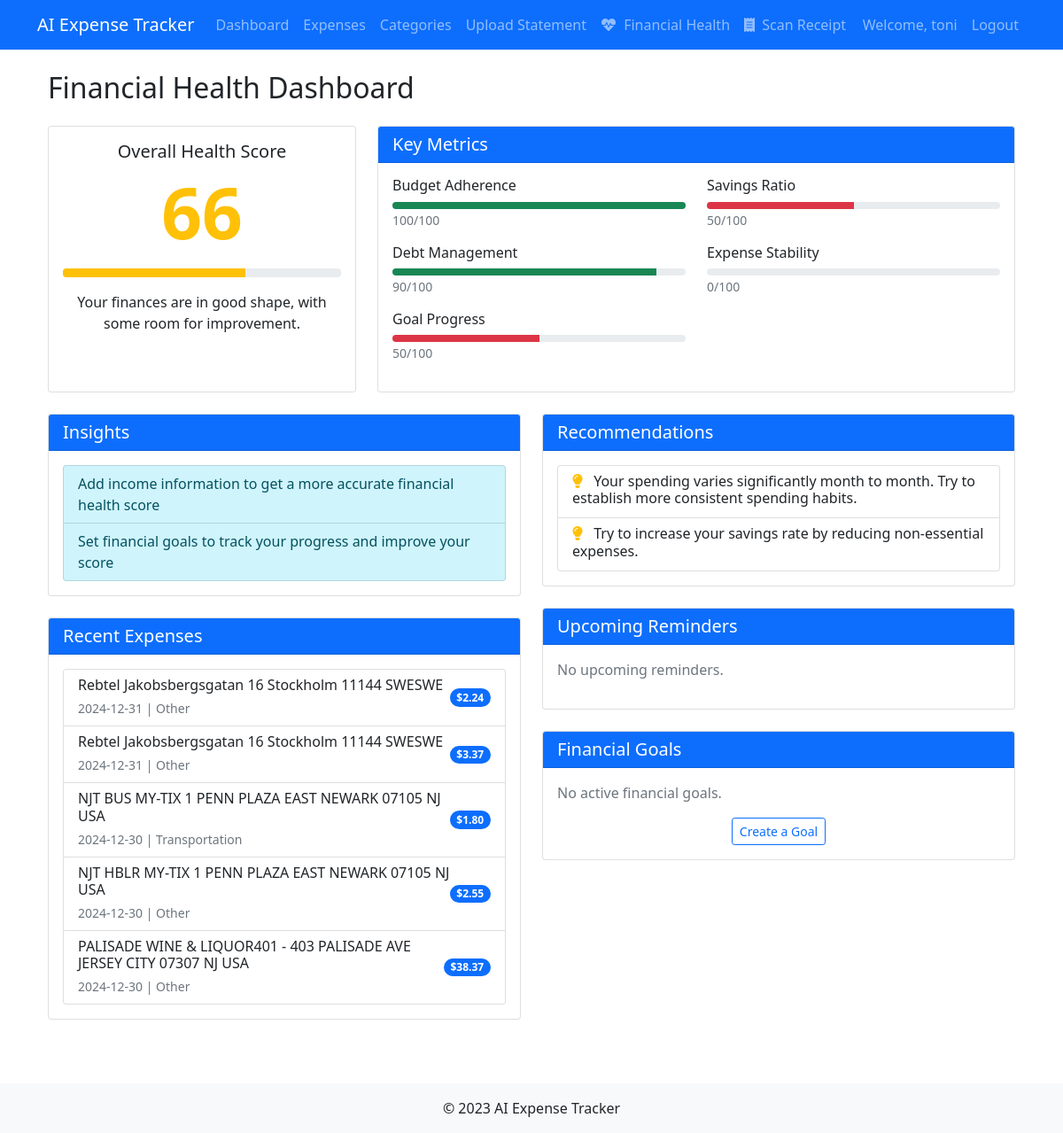
The page /expense/financial-health (signed in) on the database its author committed.
### app/models.py (models this page shows, shortened)
class User(db.Model, UserMixin):
    __tablename__ = 'users'  # Explicitly set table name
    id = db.Column(db.Integer, primary_key=True)
    username = db.Column(db.String(80), unique=True, nullable=False)
    email = db.Column(db.String(120), unique=True, nullable=False)
    password_hash = db.Column(db.String(128))
    expenses = db.relationship('Expense', backref='user', lazy=True)
    categories = db.relationship('Category', backref='user', lazy=True)

class Expense(db.Model):
    __tablename__ = 'expenses'  # Explicitly set table name
    id = db.Column(db.Integer, primary_key=True)
    amount = db.Column(db.Float, nullable=False)
    description = db.Column(db.String(200), nullable=False)
    date = db.Column(db.DateTime, nullable=False, default=datetime.utcnow)
    category_id = db.Column(db.Integer, db.ForeignKey('categories.id'), nullable=True)
    user_id = db.Column(db.Integer, db.ForeignKey('users.id'), nullable=False)
    source = db.Column(db.String(50), default='manual')
    category = db.relationship('Category', foreign_keys=[category_id])

class Category(db.Model):
    __tablename__ = 'categories'  # Explicitly set table name
    id = db.Column(db.Integer, primary_key=True)
    name = db.Column(db.String(50), nullable=False)
    budget = db.Column(db.Float, default=0.0)
    user_id = db.Column(db.Integer, db.ForeignKey('users.id'), nullable=False)
    expenses = db.relationship('Expense', lazy=True, cascade="all, delete-orphan")

### app/routes.py (the view)
@expense_bp.route('/financial-health')
@login_required
def financial_health():
    expenses = Expense.query.filter_by(user_id=current_user.id).all()
    categories = Category.query.filter_by(user_id=current_user.id).all()
    goals = FinancialGoal.query.filter_by(user_id=current_user.id).all()
    reminders = Reminder.query.filter_by(user_id=current_user.id).all()
    health = calculate_financial_health(expenses, categories, goals, reminders)
    recent_expenses = Expense.query.filter_by(user_id=current_user.id).order_by(Expense.date.desc()).limit(5).all()
    upcoming_reminders = Reminder.query.filter_by(user_id=current_user.id, is_completed=False).order_by(Reminder.due_date).limit(5).all()
    active_goals = FinancialGoal.query.filter_by(user_id=current_user.id, is_completed=False).all()
    return render_template(
        'expenses/financial_health.html',
        health=health,
        recent_expenses=recent_expenses,
        upcoming_reminders=upcoming_reminders,
        active_goals=active_goals,
        title="Financial Health Dashboard"
    )

### app/models.py (called while the page is built)
@login_manager.user_loader
def load_user(user_id):
    return User.query.get(int(user_id))

### app/templates/expenses/financial_health.html
{% extends "base.html" %}
{% block content %}
<div class="container">
    <h2 class="mb-4">Financial Health Dashboard</h2>
    <div class="row mb-4">
        <div class="col-md-4">
            <div class="card h-100">
                <div class="card-body text-center">
                    <h5 class="card-title">Overall Health Score</h5>
                    <div class="display-1 mb-3 fw-bold text-{{ 'success' if health.score >= 80 else 'warning' if health.score >= 60 else 'danger' }}">
                        {{ health.score|round|int }}
                    </div>
                    <div class="progress mb-3" style="height: 10px;">
                        <div class="progress-bar bg-{{ 'success' if health.score >= 80 else 'warning' if health.score >= 60 else 'danger' }}"
                             role="progressbar"
                             style="width: {{ health.score }}%;"
                             aria-valuenow="{{ health.score }}"
                             aria-valuemin="0"
                             aria-valuemax="100"></div>
                    </div>
                    <p class="card-text">
                        {% if health.score >= 80 %}
                            Your finances are in excellent shape!
                        {% elif health.score >= 60 %}
                            Your finances are in good shape, with some room for improvement.
                        {% else %}
                            Your finances need attention. Review the recommendations below.
                        {% endif %}
                    </p>
                </div>
            </div>
        </div>
        <div class="col-md-8">
            <div class="card h-100">
                <div class="card-header bg-primary text-white">
                    <h5 class="mb-0">Key Metrics</h5>
                </div>
                <div class="card-body">
                    <div class="row">
                        {% for metric_name, score in health.metrics.items() %}
                        <div class="col-md-6 mb-3">
                            <h6>{{ metric_name|replace('_', ' ')|title }}</h6>
                            <div class="progress" style="height: 8px;">
                                <div class="progress-bar bg-{{ 'success' if score >= 80 else 'warning' if score >= 60 else 'danger' }}"
                                     role="progressbar"
                                     style="width: {{ score }}%;"
                                     aria-valuenow="{{ score }}"
                                     aria-valuemin="0"
                                     aria-valuemax="100"></div>
                            </div>
                            <small class="text-muted">{{ score|round|int }}/100</small>
                        </div>
                        {% endfor %}
                    </div>
                </div>
            </div>
        </div>
    </div>
    <div class="row">
        <div class="col-md-6">
            <div class="card mb-4">
                <div class="card-header bg-primary text-white">
                    <h5 class="mb-0">Insights</h5>
                </div>
                <div class="card-body">
                    {% if health.insights %}
                        <div class="list-group">
                            {% for insight in health.insights %}
                                <div class="list-group-item list-group-item-{{ insight.type }}">
                                    {{ insight.message }}
                                </div>
                            {% endfor %}
                        </div>
                    {% else %}
                        <p class="text-muted">No specific insights available at this time.</p>
                    {% endif %}
                </div>
            </div>
            <div class="card mb-4">
                <div class="card-header bg-primary text-white">
                    <h5 class="mb-0">Recent Expenses</h5>
                </div>
                <div class="card-body">
                    {% if recent_expenses %}
                        <div class="list-group">
                            {% for expense in recent_expenses %}
                                <div class="list-group-item list-group-item-action d-flex justify-content-between align-items-center">
                                    <div>
                                        <h6 class="mb-1">{{ expense.description }}</h6>
                                        <small class="text-muted">{{ expense.date.strftime('%Y-%m-%d') }} | {{ expense.category.name if expense.category else "Uncategorized" }}</small>
                                    </div>
                                    <span class="badge bg-primary rounded-pill">${{ "%.2f"|format(expense.amount) }}</span>
                                </div>
                            {% endfor %}
                        </div>
                    {% else %}
                        <p class="text-muted">No recent expenses to display.</p>
                    {% endif %}
                </div>
            </div>
        </div>
        <div class="col-md-6">
            <div class="card mb-4">
                <div class="card-header bg-primary text-white">
                    <h5 class="mb-0">Recommendations</h5>
                </div>
                <div class="card-body">
                    {% if health.recommendations %}
                        <div class="list-group">
                            {% for rec in health.recommendations %}
                                <div class="list-group-item">
                                    <div class="d-flex w-100 justify-content-between">
                                        <h6 class="mb-1">
                                            <i class="fas fa-lightbulb text-warning me-2"></i>
                                            {{ rec.message }}
                                        </h6>
                                    </div>
                                </div>
                            {% endfor %}
                        </div>
                    {% else %}
                        <p class="text-muted">No specific recommendations at this time.</p>
                    {% endif %}
                </div>
            </div>
            <div class="card mb-4">
                <div class="card-header bg-primary text-white">
                    <h5 class="mb-0">Upcoming Reminders</h5>
                </div>
                <div class="card-body">
                    {% if upcoming_reminders %}
                        <div class="list-group">
                            {% for reminder in upcoming_reminders %}
                                <div class="list-group-item list-group-item-action d-flex justify-content-between align-items-center">
                                    <div>
                                        <h6 class="mb-1">{{ reminder.title }}</h6>
                                        <small class="text-muted">Due: {{ reminder.due_date.strftime('%Y-%m-%d') }}</small>
                                    </div>
                                    <span class="badge bg-primary rounded-pill">${{ "%.2f"|format(reminder.amount) }}</span>
                                </div>
                            {% endfor %}
                        </div>
                        <div class="mt-3 text-center">
                            <a href="{{ url_for('expense.reminders') }}" class="btn btn-sm btn-outline-primary">View All Reminders</a>
                        </div>
                    {% else %}
                        <p class="text-muted">No upcoming reminders.</p>
                    {% endif %}
                </div>
            </div>
            <div class="card mb-4">
                <div class="card-header bg-primary text-white">
                    <h5 class="mb-0">Financial Goals</h5>
                </div>
                <div class="card-body">
                    {% if active_goals %}
                        <div class="list-group">
                            {% for goal in active_goals %}
                                <div class="list-group-item">
                                    <h6 class="mb-1">{{ goal.title }}</h6>
                                    <div class="progress mb-2" style="height: 8px;">
                                        {% set progress = (goal.current_amount / goal.target_amount) * 100 %}
                                        <div class="progress-bar bg-success"
                                             role="progressbar"
                                             style="width: {{ progress }}%;"
                                             aria-valuenow="{{ progress }}"
                                             aria-valuemin="0"
                                             aria-valuemax="100"></div>
                                    </div>
                                    <small class="text-muted">${{ "%.2f"|format(goal.current_amount) }} of ${{ "%.2f"|format(goal.target_amount) }} ({{ progress|round|int }}%)</small>
                                </div>
                            {% endfor %}
                        </div>
                        <div class="mt-3 text-center">
                            <a href="{{ url_for('expense.goals') }}" class="btn btn-sm btn-outline-primary">View All Goals</a>
                        </div>
                    {% else %}
                        <p class="text-muted">No active financial goals.</p>
                        <div class="text-center">
                            <a href="{{ url_for('expense.add_goal') }}" class="btn btn-sm btn-outline-primary">Create a Goal</a>
                        </div>
                    {% endif %}
                </div>
            </div>
        </div>
    </div>
</div>
{% endblock %}

### app/templates/base.html (shortened to what this page needs)
<!DOCTYPE html>
<html lang="en">
<head>
    <link href="https://cdn.jsdelivr.net/npm/bootstrap@5.1.3/dist/css/bootstrap.min.css" rel="stylesheet">
    <link href="{{ url_for('static', filename='css/style.css') }}" rel="stylesheet">
    <link rel="stylesheet" href="https://cdnjs.cloudflare.com/ajax/libs/font-awesome/6.0.0/css/all.min.css">
</head>
<body class="{% block body_class %}{% endblock %}">
    <nav class="navbar navbar-expand-lg navbar-dark bg-primary mb-4">
        <div class="container">
            <a class="navbar-brand slide-in" href="{{ url_for('expense.dashboard') }}">AI Expense Tracker</a>
            <div class="collapse navbar-collapse" id="navbarNav">
                <ul class="navbar-nav">
                    {% if current_user.is_authenticated %}
                    <li class="nav-item">
                        <a class="nav-link slide-in" href="{{ url_for('expense.dashboard') }}">Dashboard</a>
                    </li>
                    <li class="nav-item">
                        <a class="nav-link slide-in" href="{{ url_for('expense.list_expenses') }}">Expenses</a>
                    </li>
                    <li class="nav-item">
                        <a class="nav-link slide-in" href="{{ url_for('expense.list_categories') }}">Categories</a>
                    </li>
                    <li class="nav-item">
                        <a class="nav-link slide-in" href="{{ url_for('expense.upload_statement') }}">Upload Statement</a>
                    </li>
                    <li class="nav-item">
                        <a class="nav-link" href="{{ url_for('expense.financial_health') }}">
                            <i class="fas fa-heartbeat me-1"></i> Financial Health
                        </a>
                    </li>
                    <li class="nav-item">
                        <a class="nav-link" href="{{ url_for('expense.scan_receipt') }}">
                            <i class="fas fa-receipt me-1"></i> Scan Receipt
                        </a>
                    </li>
                    {% endif %}
                </ul>
                <ul class="navbar-nav ms-auto">
                    {% if current_user.is_authenticated %}
                    <li class="nav-item">
                        <span class="nav-link fade-in">Welcome, {{ current_user.username }}</span>
                    </li>
                    <li class="nav-item">
                        <a class="nav-link fade-in" href="{{ url_for('auth.logout') }}">Logout</a>
                    </li>
                    {% endif %}
                </ul>
            </div>
        </div>
    </nav>
    <div class="container">
        <div class="fade-in">
            {% block content %}{% endblock %}
        </div>
    </div>
    <footer class="mt-5 py-3 bg-light text-center">
        <div class="container">
            <p class="mb-0">© 2023 AI Expense Tracker</p>
        </div>
    </footer>
</body>
</html>

### app/static/css/style.css (style rules this page uses)
.fade-in { animation: fadeIn 0.5s ease-in; }
.slide-in { animation: slideIn 0.5s ease-out; }
.card { transition: transform 0.3s ease, box-shadow 0.3s ease; }
.btn { transition: all 0.3s ease; position: relative; overflow: hidden; }
.progress-bar { transition: width 1s ease-in-out; }

### rows shown on the page
User: username "toni"
Expense: description "Rebtel Jakobsbergsgatan 16 Stockholm 11144 SWESWE", date "2024-12-31", category "Other", amount "2.24"
Expense: description "Rebtel Jakobsbergsgatan 16 Stockholm 11144 SWESWE", date "2024-12-31", category "Other", amount "3.37"
Expense: description "NJT BUS MY-TIX 1 PENN PLAZA EAST NEWARK 07105 NJ USA", date "2024-12-30", category "Transportation", amount "1.80"
Expense: description "NJT HBLR MY-TIX 1 PENN PLAZA EAST NEWARK 07105 NJ USA", date "2024-12-30", category "Other", amount "2.55"
Expense: description "PALISADE WINE & LIQUOR401 - 403 PALISADE AVE JERSEY CITY 07307 NJ USA", date "2024-12-30", category "Other", amount "38.37"

### other values the page prints
{{ health.score|round|int }} "66"
{{ metric_name|replace('_', ' ')|title }} "Budget Adherence" "Savings Ratio" "Debt Management" "Expense Stability" "Goal Progress"
{{ score|round|int }} "100" "50" "90" "0" "50"
{{ insight.message }} "Add income information to get a more accurate financial health score" "Set financial goals to track your progress and improve your score"
{{ rec.message }} "Your spending varies significantly month to month. Try to establish more consistent spending habits." "Try to increase your savings rate by reducing non-essential expenses."
